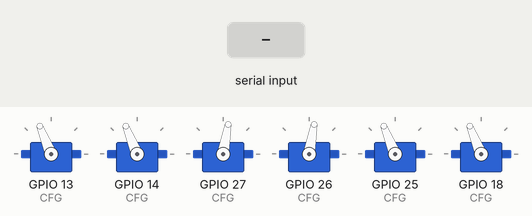
Bench run of a sketch on a simulated ESP32. Parts: 6 × servo. The inputs (shaded band) are chosen by the test bench. What the sketch prints to the serial monitor is not drawn.

Above: at 14.1 s.
14.2 s: "l90\n" received over Serial
At 16.2 s:
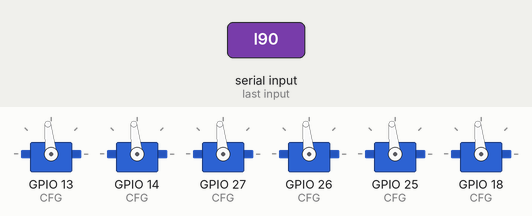
17.5 s: "r90\n" received over Serial
At 17.99 s:
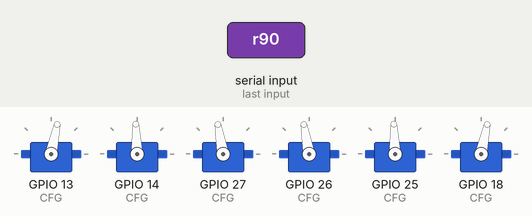
20.8 s: "f90\n" received over Serial
24.1 s: "l,45\n" received over Serial
27.4 s: "f,45\n" received over Serial
30.7 s: "r,45\n" received over Serial
Timing chart, 0 to 35.0 s (numbered marks = the images above; inputs shaded):
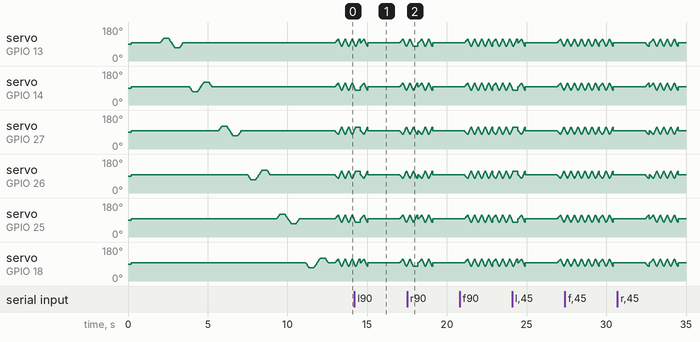

The sketch:

edubot_servos.ino
```cpp
// ─────────────────────────────────────────────────────────────────────────────
// EduBot Servo Firmware  –  ESP32 + 6× SG90 (positional)
//
// Key facts baked into this firmware:
//   • SG90 true neutral is ~96°, NOT 90°  (per physical testing)
//   • Deadband: ±2° around neutral = no movement (stable zone 94–98°)
//   • Each servo gets its own calibrated neutral to absorb unit variation
//   • All motion is expressed as *offset from neutral* — never raw angle
//   • Mirror-mounted servos use a reversed flag (same offset = symmetric move)
// ─────────────────────────────────────────────────────────────────────────────

#include <ESP32Servo.h>

// ─── Hardware constants ───────────────────────────────────────────────────────

#define SERVO_COUNT   6
#define PWM_FREQ_HZ   50       // standard servo PWM frequency
#define PULSE_MIN_US  500      // SG90 min pulse  (≈ 0°)
#define PULSE_MAX_US  2400     // SG90 max pulse  (≈ 180°)

// ─── Per-servo calibration ────────────────────────────────────────────────────
//
// neutral   – true stop angle found by testing (expect 94–98 range)
// minOffset – furthest negative offset allowed  (prevents mechanical damage)
// maxOffset – furthest positive offset allowed
// reversed  – true for servos mounted mirrored so +offset = same body direction
//             as +offset on the opposite side
//
// Label conventions (adjust to your physical layout):
//   0 = Front-Left  (FL)    1 = Front-Right (FR)
//   2 = Middle-Left (ML)    3 = Middle-Right (MR)
//   4 = Rear-Left   (RL)    5 = Rear-Right  (RR)

struct ServoConfig {
  uint8_t pin;
  int8_t  neutral;    // calibrated center angle  (tune per servo)
  int8_t  minOffset;  // most negative offset from neutral
  int8_t  maxOffset;  // most positive offset from neutral
  bool    reversed;   // flip direction for mirror-mounted units
};

ServoConfig CFG[SERVO_COUNT] = {
  //  pin   neutral  minOff  maxOff  reversed
  {  13,    96,      -60,    60,     false },  // 0: FL
  {  14,    96,      -60,    60,     true  },  // 1: FR  ← mirrored
  {  27,    96,      -60,    60,     false },  // 2: ML
  {  26,    96,      -60,    60,     true  },  // 3: MR  ← mirrored
  {  25,    96,      -60,    60,     false },  // 4: RL
  {  18,    96,      -60,    60,     true  },  // 5: RR  ← mirrored
};

// ─── Deadband ─────────────────────────────────────────────────────────────────
// Any offset whose absolute value is below this snaps to 0 (exact neutral).
// Eliminates the micro-drift seen at 90° with uncalibrated firmware.

#define DEADBAND  2   // degrees  (±2 around neutral = stable)

// ─── Runtime state ────────────────────────────────────────────────────────────

Servo servos[SERVO_COUNT];
int   lastOffset[SERVO_COUNT];   // last commanded offset for each servo

// ─── Low-level helpers ────────────────────────────────────────────────────────

inline int clamp(int v, int lo, int hi) { return v < lo ? lo : v > hi ? hi : v; }

/**
 * Write an *offset* from the servo's calibrated neutral to the hardware.
 *
 * Steps:
 *   1. Snap tiny offsets to 0 (deadband → no drift at rest)
 *   2. Clamp to configured safe range
 *   3. Flip sign for reversed (mirror-mounted) servos
 *   4. Write final absolute angle
 */
void servoWriteOffset(uint8_t idx, int offset) {
  // 1. Deadband
  if (offset > -DEADBAND && offset < DEADBAND) offset = 0;

  // 2. Clamp to safe mechanical range
  offset = clamp(offset, CFG[idx].minOffset, CFG[idx].maxOffset);

  // 3. Reversed servos: flip the offset so the body moves symmetrically
  int writeOffset = CFG[idx].reversed ? -offset : offset;

  // 4. Absolute angle = neutral ± offset, clamped to physical servo range
  int angle = clamp(CFG[idx].neutral + writeOffset, 0, 180);

  lastOffset[idx] = offset;
  servos[idx].write(angle);
}

// Convenience: write the same offset to every servo at once
void writeAllOffsets(int offsets[SERVO_COUNT]) {
  for (uint8_t i = 0; i < SERVO_COUNT; i++) servoWriteOffset(i, offsets[i]);
}

// ─── Pose functions ───────────────────────────────────────────────────────────

/**
 * Stand pose — all servos at calibrated neutral.
 * Because of the deadband logic, this is guaranteed drift-free.
 */
void standPose() {
  for (uint8_t i = 0; i < SERVO_COUNT; i++) servoWriteOffset(i, 0);
  Serial.println("[STAND] Neutral pose — all servos at calibrated center");
}

// ─── Smooth interpolation ─────────────────────────────────────────────────────

/**
 * Glide all 6 servos from their current offsets to targetOffsets[]
 * over `steps` increments with `stepMs` delay between each.
 *
 * Lower stepMs = faster;  more steps = smoother arc.
 * Typical: steps=20, stepMs=10  →  200ms total transition
 */
void glideTo(int targetOffsets[SERVO_COUNT], uint8_t steps = 20, uint8_t stepMs = 10) {
  int startOffsets[SERVO_COUNT];
  for (uint8_t i = 0; i < SERVO_COUNT; i++) startOffsets[i] = lastOffset[i];

  for (uint8_t s = 1; s <= steps; s++) {
    for (uint8_t i = 0; i < SERVO_COUNT; i++) {
      int off = startOffsets[i] + ((targetOffsets[i] - startOffsets[i]) * (int)s) / steps;
      servoWriteOffset(i, off);
    }
    delay(stepMs);
  }
}

/**
 * Sweep a single servo from `fromOffset` to `toOffset` with stepMs per degree.
 * Useful during calibration to find the true deadband edges.
 */
void sweepOne(uint8_t idx, int fromOffset, int toOffset, uint8_t stepMs = 8) {
  int step = (toOffset >= fromOffset) ? 1 : -1;
  for (int off = fromOffset; off != toOffset + step; off += step) {
    servoWriteOffset(idx, off);
    delay(stepMs);
  }
}

// ─── Calibration / diagnostic sweep ──────────────────────────────────────────

/**
 * Individually sweep each servo ±SWEEP° from neutral, then return.
 * Watch each servo while this runs to verify direction and confirm neutral.
 * Serial output names which servo is moving.
 */
#define SWEEP_AMP 25

void calibrationSweep() {
  const char* labels[] = { "FL", "FR", "ML", "MR", "RL", "RR" };
  Serial.println("[CAL] Starting per-servo calibration sweep...");
  standPose();
  delay(800);

  for (uint8_t i = 0; i < SERVO_COUNT; i++) {
    Serial.printf("[CAL] Servo %d (%s) pin=%d  neutral=%d\n",
                  i, labels[i], CFG[i].pin, CFG[i].neutral);
    sweepOne(i, 0,  SWEEP_AMP, 8);   // swing positive
    delay(300);
    sweepOne(i,  SWEEP_AMP, -SWEEP_AMP, 8); // swing negative
    delay(300);
    sweepOne(i, -SWEEP_AMP, 0, 8);  // return to neutral
    delay(400);
  }

  standPose();
  Serial.println("[CAL] Sweep complete — check each servo moved correctly.");
}

// ─── Gait: alternating tripod (hexapod) ──────────────────────────────────────
//
// Servos are arranged as 3 pairs (left/right). A tripod gait moves Group A
// (FL, MR, RL) and Group B (FR, ML, RR) in alternation.
//
// Positive offset on a LEFT servo  = leg swings FORWARD
// Positive offset on a RIGHT servo = leg swings FORWARD  (reversed flag handles this)
//
// STEP_AMP:  how far each leg swings fore/aft (degrees from neutral)
//            Start at 15–20 and increase once stable.

#define STEP_AMP   18    // swing amplitude in degrees
#define STEP_SPEED 10    // ms per interpolation tick (lower = faster walking)
#define STEP_STEPS 18    // interpolation steps per phase

/**
 * One complete forward stride (two phases).
 * Call repeatedly in loop() to walk forward.
 */
void stepForward() {
  int phaseA[SERVO_COUNT];
  int phaseB[SERVO_COUNT];

  // Phase A: Group A (0,3,4 = FL,MR,RL) swings forward
  //          Group B (1,2,5 = FR,ML,RR) pushes back
  phaseA[0] =  STEP_AMP;   // FL  → forward
  phaseA[1] = -STEP_AMP;   // FR  → backward push
  phaseA[2] = -STEP_AMP;   // ML  → backward push
  phaseA[3] =  STEP_AMP;   // MR  → forward
  phaseA[4] =  STEP_AMP;   // RL  → forward
  phaseA[5] = -STEP_AMP;   // RR  → backward push

  // Phase B: groups swap roles
  phaseB[0] = -STEP_AMP;
  phaseB[1] =  STEP_AMP;
  phaseB[2] =  STEP_AMP;
  phaseB[3] = -STEP_AMP;
  phaseB[4] = -STEP_AMP;
  phaseB[5] =  STEP_AMP;

  glideTo(phaseA, STEP_STEPS, STEP_SPEED);
  delay(40);
  glideTo(phaseB, STEP_STEPS, STEP_SPEED);
  delay(40);
}

/**
 * Turn left: Group A swings forward, Group B backward — but at half amplitude.
 * Effective for gentle pivot turns.
 */
void turnLeft() {
  int pose[SERVO_COUNT] = { STEP_AMP, STEP_AMP, STEP_AMP, -STEP_AMP, -STEP_AMP, -STEP_AMP };
  glideTo(pose, STEP_STEPS, STEP_SPEED);
  delay(80);
  standPose();
  delay(40);
}

void turnRight() {
  int pose[SERVO_COUNT] = { -STEP_AMP, -STEP_AMP, -STEP_AMP, STEP_AMP, STEP_AMP, STEP_AMP };
  glideTo(pose, STEP_STEPS, STEP_SPEED);
  delay(80);
  standPose();
  delay(40);
}

// ─── Serial command interface (for tuning without reflashing) ─────────────────
//
// Open Serial Monitor at 115200 baud and send:
//   s         → stand pose
//   t         → calibration sweep
//   f         → walk forward (4 steps)
//   l / r     → turn left / right
//   0..5 +NN  → move servo N to offset +NN  (e.g.  "2 +20")
//   0..5 -NN  → move servo N to offset -NN  (e.g.  "3 -15")
//   n NN      → set neutral for servo N (e.g.  "n 2 97")

void handleSerial() {
  if (!Serial.available()) return;
  String line = Serial.readStringUntil('\n');
  line.trim();
  if (line.length() == 0) return;

  char cmd = line[0];

  if (cmd == 's') {
    standPose();

  } else if (cmd == 't') {
    calibrationSweep();

  } else if (cmd == 'f') {
    for (uint8_t i = 0; i < 4; i++) stepForward();
    standPose();

  } else if (cmd == 'l') {
    turnLeft();

  } else if (cmd == 'r') {
    turnRight();

  } else if (cmd == 'n') {
    // "n <idx> <value>"  — set neutral for servo idx
    int idx = 0, val = 96;
    sscanf(line.c_str() + 1, " %d %d", &idx, &val);
    if (idx >= 0 && idx < SERVO_COUNT && val >= 60 && val <= 120) {
      CFG[idx].neutral = (int8_t)val;
      Serial.printf("[CFG] Servo %d neutral set to %d\n", idx, val);
      standPose();
    }

  } else if (cmd >= '0' && cmd <= '5') {
    // "<idx> <offset>"  — move one servo by offset
    int idx    = cmd - '0';
    int offset = 0;
    sscanf(line.c_str() + 1, " %d", &offset);
    servoWriteOffset(idx, offset);
    Serial.printf("[MOVE] Servo %d → offset %+d  (neutral=%d)\n",
                  idx, offset, CFG[idx].neutral);
  }
}

// ─── Setup ────────────────────────────────────────────────────────────────────

void setup() {
  Serial.begin(115200);
  Serial.println();
  Serial.println("======================================");
  Serial.println("  EduBot  –  Calibrated Servo Firmware");
  Serial.println("  SG90 neutral ~96°, deadband ±2°");
  Serial.println("======================================");

  // ESP32Servo needs timers pre-allocated
  ESP32PWM::allocateTimer(0);
  ESP32PWM::allocateTimer(1);
  ESP32PWM::allocateTimer(2);
  ESP32PWM::allocateTimer(3);

  // Attach all servos and initialise lastOffset[]
  for (uint8_t i = 0; i < SERVO_COUNT; i++) {
    servos[i].setPeriodHertz(PWM_FREQ_HZ);
    servos[i].attach(CFG[i].pin, PULSE_MIN_US, PULSE_MAX_US);
    lastOffset[i] = 0;
  }
  Serial.println("[BOOT] Servos attached");

  delay(200);
  standPose();
  Serial.println("[BOOT] Stand pose applied — robot should be stable");
  delay(1000);

  Serial.println("[BOOT] Running calibration sweep...");
  calibrationSweep();

  Serial.println();
  Serial.println("Commands: s=stand  t=sweep  f=forward  l=left  r=right");
  Serial.println("          0..5 +/-N  (move servo by offset)");
  Serial.println("          n <idx> <val>  (set neutral for servo)");
}

// ─── Loop ─────────────────────────────────────────────────────────────────────

void loop() {
  handleSerial();   // check for tuning commands at any time

  // Default behaviour: walk forward 4 steps, pause, repeat
  // Replace or wrap with WiFi/HTTP handlers when integrating with app control
  for (uint8_t i = 0; i < 4; i++) {
    stepForward();
    handleSerial();   // keep serial responsive mid-walk
  }
  standPose();
  delay(2000);
}
```
